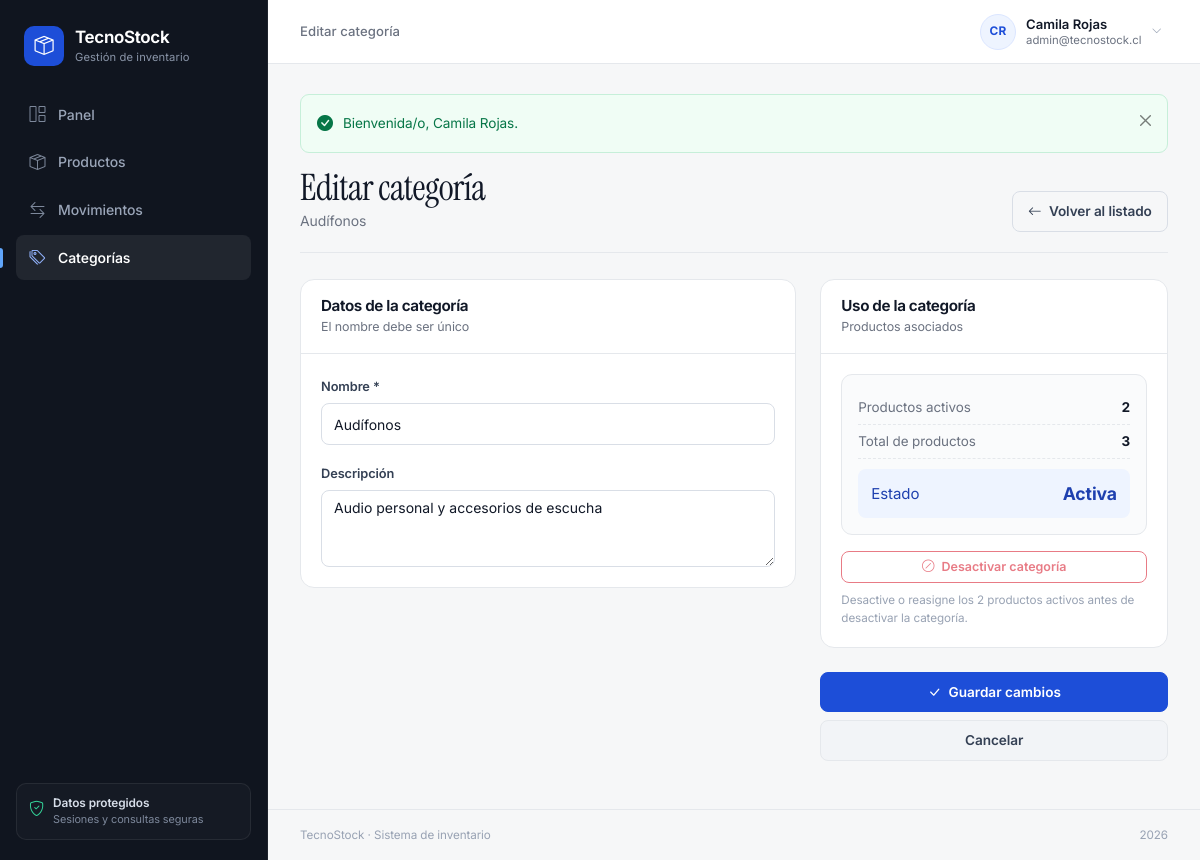
Page /categorias/editar.php?id=1 (signed in) on the committed database.
### tables this page shows
CREATE TABLE categoria (
    id_categoria INT UNSIGNED NOT NULL AUTO_INCREMENT,
    nombre VARCHAR(60) NOT NULL,
    descripcion VARCHAR(180) NULL,
    estado TINYINT(1) NOT NULL DEFAULT 1,
    creado_en DATETIME NOT NULL DEFAULT CURRENT_TIMESTAMP,
    PRIMARY KEY (id_categoria),
    UNIQUE KEY uq_categoria_nombre (nombre),
    CONSTRAINT chk_categoria_estado CHECK (estado IN (0, 1))
);

### includes/funciones.php (called while the page is built, shortened)
<?php
function e(mixed $valor): string
{
    return htmlspecialchars((string) $valor, ENT_QUOTES | ENT_SUBSTITUTE, 'UTF-8');
}
function url(string $ruta = ''): string
{
    $ruta = ltrim($ruta, '/');
    return BASE_URL . ($ruta === '' ? '/' : '/' . $ruta);
}

### categorias/editar.php (the view, shortened to what this page needs)
<?php
$pdo = conexion();
$errores = [];
$idCategoria = (int) ($_GET['id'] ?? $_POST['id_categoria'] ?? 0);
$consulta = $pdo->prepare('SELECT id_categoria, nombre, descripcion, estado, creado_en FROM categoria WHERE id_categoria = :id');
$consulta->execute(['id' => $idCategoria]);
$categoria = $consulta->fetch();
$conteo = $pdo->prepare(
    'SELECT COUNT(*) AS total, COALESCE(SUM(CASE WHEN estado = 1 THEN 1 ELSE 0 END), 0) AS activos
     FROM producto WHERE id_categoria = :id'
);
$conteo->execute(['id' => $idCategoria]);
$resumen = $conteo->fetch();
$valores = [
    'nombre' => $categoria['nombre'],
    'descripcion' => $categoria['descripcion'] ?? '',
];
$estaActiva = (int) $categoria['estado'] === 1;
$activos = (int) $resumen['activos'];
require __DIR__ . '/../includes/header.php';
?>
<div class="pagina-cabecera">
    <div>
        <h1>Editar categoría</h1>
        <p class="pagina-subtitulo"><?= e($categoria['nombre']) ?></p>
    </div>
    <a class="btn btn-outline-secondary" href="<?= url('categorias/index.php') ?>">
        <i class="bi bi-arrow-left me-1"></i> Volver al listado
    </a>
</div>
<form method="post" action="<?= url('categorias/editar.php?id=' . $idCategoria) ?>" class="form-validado" novalidate>
    <div class="row g-4">
        <div class="col-lg-7">
            <div class="tarjeta">
                <div class="tarjeta-cabecera">
                    <div>
                        <h2>Datos de la categoría</h2>
                        <p>El nombre debe ser único</p>
                    </div>
                </div>
                <div class="tarjeta-cuerpo">
                    <div class="mb-3">
                        <label class="form-label" for="nombre">Nombre *</label>
                        <input
                            type="text"
                            class="form-control <?= isset($errores['nombre']) ? 'is-invalid' : '' ?>"
                            id="nombre"
                            name="nombre"
                            value="<?= e($valores['nombre']) ?>"
                            minlength="3"
                            maxlength="60"
                            required
                        >
                    </div>
                    <div>
                        <label class="form-label" for="descripcion">Descripción</label>
                        <textarea
                            class="form-control <?= isset($errores['descripcion']) ? 'is-invalid' : '' ?>"
                            id="descripcion"
                            name="descripcion"
                            rows="3"
                            maxlength="180"
                        ><?= e($valores['descripcion']) ?></textarea>
                    </div>
                </div>
            </div>
        </div>
        <div class="col-lg-5">
            <div class="tarjeta mb-4">
                <div class="tarjeta-cabecera">
                    <div>
                        <h2>Uso de la categoría</h2>
                        <p>Productos asociados</p>
                    </div>
                </div>
                <div class="tarjeta-cuerpo">
                    <div class="resumen-stock mb-3">
                        <div class="fila">
                            <span>Productos activos</span>
                            <strong><?= $activos ?></strong>
                        </div>
                        <div class="fila">
                            <span>Total de productos</span>
                            <strong><?= (int) $resumen['total'] ?></strong>
                        </div>
                        <div class="resultado d-flex align-items-center justify-content-between">
                            <span>Estado</span>
                            <strong><?= $estaActiva ? 'Activa' : 'Desactivada' ?></strong>
                        </div>
                    </div>
                    <?php if ($estaActiva): ?>
                        <form method="post" action="<?= url('categorias/estado.php') ?>" data-confirmar="La categoría dejará de estar disponible para nuevos productos. Solo es posible desactivarla si no tiene productos activos." data-confirmar-titulo="Desactivar categoría" data-confirmar-boton="Desactivar">
                            <button class="btn btn-outline-danger btn-sm w-100" type="submit" <?= $activos > 0 ? 'disabled' : '' ?>>
                                <i class="bi bi-slash-circle me-1"></i> Desactivar categoría
                            </button>
                        </form>
                        <?php if ($activos > 0): ?>
                            <div class="form-text mt-2">Desactive o reasigne los <?= $activos ?> productos activos antes de desactivar la categoría.</div>
                        <?php endif; ?>
                    <?php endif; ?>
                </div>
            </div>
            <div class="d-grid gap-2">
                <button class="btn btn-primary" type="submit">
                    <i class="bi bi-check-lg me-1"></i> Guardar cambios
                </button>
                <a class="btn btn-light" href="<?= url('categorias/index.php') ?>">Cancelar</a>
            </div>
        </div>
    </div>
</form>
<?php require __DIR__ . '/../includes/footer.php'; ?>

### assets/css/estilos.css (style rules this page uses)
:root { --ts-azul: #1d4ed8; --ts-azul-oscuro: #1e40af; --ts-azul-claro: #eef4ff; --ts-cian: #0e7490; --ts-tinta: #111827; --ts-texto: #475467; --ts-suave: #6b7280; --ts-borde: #e5e8ec; --ts-fondo: #f6f7f8; --ts-sidebar: #10151f; --ts-exito: #047857; --ts-alerta: #b45309; --ts-peligro: #b42318; --ts-fuente: "Inter", "Segoe UI Variable Text", "Segoe UI", system-ui, -apple-system, sans-serif; --ts-display: "Instrument Serif", Georgia, "Times New Roman", serif; --bs-body-font-family: var(--ts-fuente); --bs-body-color: var(--ts-texto); --bs-border-color: var(--ts-borde); --bs-link-color: var(--ts-azul); --bs-link-hover-color: var(--ts-azul-oscuro); }
* { scrollbar-width: thin; scrollbar-color: #c8ced8 transparent; }
html { -webkit-tap-highlight-color: transparent; -webkit-text-size-adjust: 100%; overscroll-behavior: none; }
body { background: var(--ts-fondo); color: var(--ts-texto); font-family: var(--ts-fuente); font-size: 0.9375rem; line-height: 1.55; letter-spacing: -0.006em; -webkit-font-smoothing: antialiased; text-rendering: optimizeLegibility; overscroll-behavior-y: contain; }
h1, h2, h3, h4, h5, h6 { color: var(--ts-tinta); font-family: var(--ts-fuente); font-weight: 650; letter-spacing: -0.025em; line-height: 1.2; }
a { text-decoration: none; }
.pagina-cabecera { display: flex; align-items: flex-end; justify-content: space-between; gap: 20px; margin-bottom: 26px; padding-bottom: 20px; border-bottom: 1px solid var(--ts-borde); }
.pagina-cabecera h1 { margin: 0 0 3px; font-family: var(--ts-display); font-size: clamp(1.85rem, 1.6rem + 0.9vw, 2.3rem); font-weight: 400; letter-spacing: -0.018em; line-height: 1.05; }
.pagina-subtitulo { margin: 0; color: var(--ts-suave); font-size: 0.875rem; }
.pagina-cabecera .btn { white-space: nowrap; }
.tarjeta { border: 1px solid var(--ts-borde); border-radius: 14px; background: #fff; }
.tarjeta-cabecera { display: flex; align-items: center; justify-content: space-between; gap: 14px; padding: 17px 20px; border-bottom: 1px solid var(--ts-borde); }
.tarjeta-cabecera h2 { margin: 0; font-size: 0.95rem; font-weight: 650; }
.tarjeta-cabecera p { margin: 2px 0 0; color: var(--ts-suave); font-size: 0.78rem; }
.tarjeta-cuerpo { padding: 20px; }
.form-label { margin-bottom: 6px; color: #344054; font-size: 0.8rem; font-weight: 600; }
.form-text { color: #98a2b3; font-size: 0.73rem; }
.form-control, .form-select { min-height: 42px; border-color: #d9dee6; border-radius: 8px; color: var(--ts-tinta); font-size: 0.875rem; }
.form-control::placeholder { color: #a9b1bd; }
.btn { border-radius: 8px; font-size: 0.85rem; font-weight: 600; padding: 0.56rem 0.95rem; transition: background 0.15s ease, border-color 0.15s ease, color 0.15s ease, transform 0.15s ease; }
.btn-sm { padding: 0.34rem 0.66rem; font-size: 0.78rem; }
.btn-primary { --bs-btn-bg: var(--ts-azul); --bs-btn-border-color: var(--ts-azul); --bs-btn-hover-bg: var(--ts-azul-oscuro); --bs-btn-hover-border-color: var(--ts-azul-oscuro); --bs-btn-active-bg: var(--ts-azul-oscuro); --bs-btn-active-border-color: var(--ts-azul-oscuro); --bs-btn-focus-shadow-rgb: 29, 78, 216; }
.btn-outline-secondary { --bs-btn-color: #344054; --bs-btn-border-color: #d9dee6; --bs-btn-hover-bg: #f2f4f7; --bs-btn-hover-border-color: #c8ced8; --bs-btn-hover-color: var(--ts-tinta); --bs-btn-active-bg: #e9edf2; --bs-btn-active-border-color: #c8ced8; }
.btn-light { --bs-btn-bg: #f2f4f7; --bs-btn-border-color: #e5e8ec; --bs-btn-hover-bg: #e9edf2; --bs-btn-hover-border-color: #d9dee6; --bs-btn-color: #344054; }
.resumen-stock { padding: 16px; border: 1px solid var(--ts-borde); border-radius: 11px; background: #fafbfc; }
.resumen-stock .fila { display: flex; align-items: center; justify-content: space-between; padding: 6px 0; border-bottom: 1px dashed #e5e8ec; font-size: 0.84rem; }
.resumen-stock .fila span { color: var(--ts-suave); }
.resumen-stock .fila strong { color: var(--ts-tinta); font-variant-numeric: tabular-nums; }
.resumen-stock .resultado { margin-top: 10px; padding: 11px 13px; border-radius: 8px; background: var(--ts-azul-claro); color: var(--ts-azul-oscuro); }
.resumen-stock .resultado strong { color: var(--ts-azul-oscuro); font-size: 1.1rem; }
button, a, [role="button"], .btn-accion, .nav-item { touch-action: manipulation; user-select: none; -webkit-user-select: none; -webkit-touch-callout: none; }

### rows in the picture
categoria: nombre "Audífonos", descripcion "Audio personal y accesorios de escucha"

### other values in the picture
$titulo "Editar categoría"
iniciales($usuario['nombre'] ?? 'Usuario') "CR"
$usuario['nombre'] "Camila Rojas"
$usuario['correo'] "admin@tecnostock.cl"
$flash['mensaje'] "Bienvenida/o, Camila Rojas."
$activos "2"
$resumen['total'] "3"
